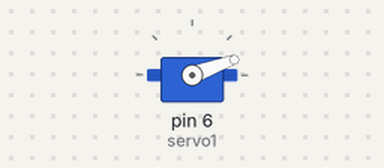
The sketch below on a simulated Arduino Uno, built with avr-gcc and run on an emulated ATmega328P. Shown: servo.

Above: at 0.05 s.
At 1.5 s:
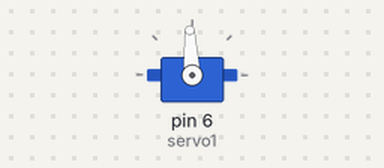
At 3.0 s:
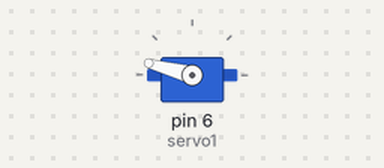
Timing chart, 0 to 6.9 s (numbered marks = the images above):
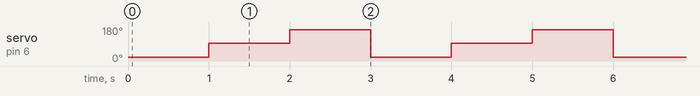

The sketch:

ServoTimer2.Sweep_Code.ino
```cpp
/* In ServoTimer2 library we must write the Pulsewidth of the servo and the servo moves to that position using that.
Most commonly 1500 means 90 degree. The maximum pulsewidth is 2250 and minimum is 750.
Which would mean 750 is for 0 degree and 2250 is for 180 degree. But let me tell you, this varies from servo to servo.
Just send in your values and see what happens. Don't worry this wont destroy or harm your servo motor a bit.

Now I'll make the same code for ServoTimer 2 and thus you'll get what actually the differences are.*/

#include"ServoTimer2.h"
ServoTimer2 servo1;
void setup()
{
servo1.attach(6);
}
void loop()
{                 // put your main code here, to run repeatedly:
servo1.write(750);  //min pulse width for 0 degree
delay(1000);
servo1.write(1500);  //pulse width for 90 degree
delay(1000);
servo1.write(2250);  //max pulse width for around 180 degree
delay(1000);
}
```

Measured:
- by itself, servo on pin 6 (servo1): repeats every 3.0 s: 165° 1.0 s, 20° 1.0 s, 93° 1.0 s
